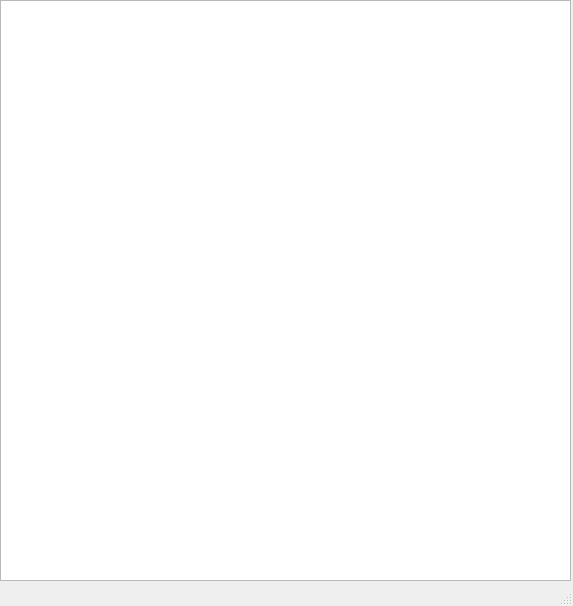
<?xml version="1.0" encoding="UTF-8"?>
<ui version="4.0">
 <class>MainWindow</class>
 <widget class="QMainWindow" name="MainWindow">
  <property name="geometry">
   <rect>
    <x>0</x>
    <y>0</y>
    <width>573</width>
    <height>606</height>
   </rect>
  </property>
  <property name="windowTitle">
   <string>MainWindow</string>
  </property>
  <widget class="QWidget" name="centralwidget">
   <widget class="QListView" name="listviewXML">
    <property name="geometry">
     <rect>
      <x>0</x>
      <y>0</y>
      <width>571</width>
      <height>581</height>
     </rect>
    </property>
   </widget>
  </widget>
  <widget class="QStatusBar" name="statusbar"/>
 </widget>
 <resources/>
 <connections/>
</ui>
